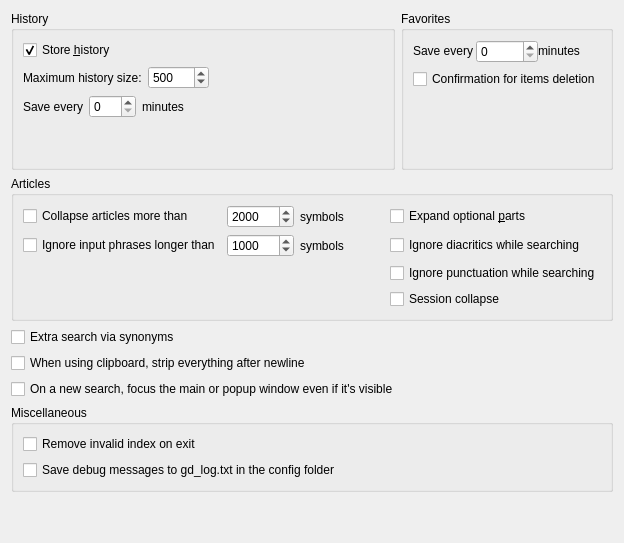
     <widget class="QWidget" name="tab_Advanced">
      <attribute name="icon">
       <iconset resource="../../resources.qrc">
        <normaloff>:/icons/advanced.png</normaloff>:/icons/advanced.png</iconset>
      </attribute>
      <attribute name="title">
       <string>Ad&amp;vanced</string>
      </attribute>
      <layout class="QVBoxLayout" name="verticalLayout_11">
       <item>
        <layout class="QHBoxLayout" name="horizontalLayout_15">
         <item>
          <widget class="QGroupBox" name="historyBox">
           <property name="title">
            <string>History</string>
           </property>
           <layout class="QVBoxLayout" name="verticalLayout_14">
            <item>
             <widget class="QCheckBox" name="storeHistory">
              <property name="toolTip">
               <string>Turn this option on to store history of the translated words</string>
              </property>
              <property name="text">
               <string>Store &amp;history</string>
              </property>
              <property name="checked">
               <bool>true</bool>
              </property>
             </widget>
            </item>
            <item>
             <layout class="QHBoxLayout" name="horizontalLayout_9">
              <property name="topMargin">
               <number>0</number>
              </property>
              <item>
               <widget class="QLabel" name="historySizeLabel">
                <property name="toolTip">
                 <string>Specify the maximum number of entries to keep in history.</string>
                </property>
                <property name="text">
                 <string>Maximum history size:</string>
                </property>
               </widget>
              </item>
              <item>
               <widget class="QSpinBox" name="historyMaxSizeField">
                <property name="accelerated">
                 <bool>true</bool>
                </property>
                <property name="maximum">
                 <number>99999</number>
                </property>
                <property name="value">
                 <number>500</number>
                </property>
               </widget>
              </item>
              <item>
               <spacer name="horizontalSpacer_8">
                <property name="orientation">
                 <enum>Qt::Orientation::Horizontal</enum>
                </property>
                <property name="sizeHint" stdset="0">
                 <size>
                  <width>40</width>
                  <height>20</height>
                 </size>
                </property>
               </spacer>
              </item>
             </layout>
            </item>
            <item>
             <layout class="QHBoxLayout" name="horizontalLayout_10">
              <item>
               <widget class="QLabel" name="label_10">
                <property name="toolTip">
                 <string>History saving interval. If set to 0 history will be saved only during exit.</string>
                </property>
                <property name="statusTip">
                 <string/>
                </property>
                <property name="text">
                 <string>Save every</string>
                </property>
               </widget>
              </item>
              <item>
               <widget class="QSpinBox" name="historySaveIntervalField">
                <property name="statusTip">
                 <string/>
                </property>
                <property name="maximum">
                 <number>120</number>
                </property>
               </widget>
              </item>
              <item>
               <widget class="QLabel" name="label_11">
                <property name="text">
                 <string>minutes</string>
                </property>
               </widget>
              </item>
              <item>
               <spacer name="horizontalSpacer_9">
                <property name="orientation">
                 <enum>Qt::Orientation::Horizontal</enum>
                </property>
                <property name="sizeHint" stdset="0">
                 <size>
                  <width>40</width>
                  <height>20</height>
                 </size>
                </property>
               </spacer>
              </item>
             </layout>
            </item>
            <item>
             <spacer name="verticalSpacer_8">
              <property name="orientation">
               <enum>Qt::Orientation::Vertical</enum>
              </property>
              <property name="sizeHint" stdset="0">
               <size>
                <width>20</width>
                <height>40</height>
               </size>
              </property>
             </spacer>
            </item>
           </layout>
          </widget>
         </item>
         <item>
          <widget class="QGroupBox" name="favoritesBox">
           <property name="title">
            <string>Favorites</string>
           </property>
           <layout class="QVBoxLayout" name="verticalLayout_21">
            <item>
             <layout class="QHBoxLayout" name="horizontalLayout_16">
              <property name="spacing">
               <number>0</number>
              </property>
              <item>
               <widget class="QLabel" name="label_17">
                <property name="sizePolicy">
                 <sizepolicy hsizetype="Minimum" vsizetype="Fixed">
                  <horstretch>0</horstretch>
                  <verstretch>0</verstretch>
                 </sizepolicy>
                </property>
                <property name="toolTip">
                 <string>Favorites saving interval. If set to 0 Favorites will be saved only during exit.</string>
                </property>
                <property name="text">
                 <string>Save every</string>
                </property>
               </widget>
              </item>
              <item>
               <widget class="QSpinBox" name="favoritesSaveIntervalField">
                <property name="maximum">
                 <number>120</number>
                </property>
               </widget>
              </item>
              <item>
               <widget class="QLabel" name="label_18">
                <property name="sizePolicy">
                 <sizepolicy hsizetype="Minimum" vsizetype="Fixed">
                  <horstretch>0</horstretch>
                  <verstretch>0</verstretch>
                 </sizepolicy>
                </property>
                <property name="text">
                 <string>minutes</string>
                </property>
               </widget>
              </item>
             </layout>
            </item>
            <item>
             <widget class="QCheckBox" name="confirmFavoritesDeletion">
              <property name="toolTip">
               <string>Turn this option on to confirm every operation of items deletion</string>
              </property>
              <property name="text">
               <string>Confirmation for items deletion</string>
              </property>
             </widget>
            </item>
            <item>
             <spacer name="verticalSpacer_4">
              <property name="orientation">
               <enum>Qt::Orientation::Vertical</enum>
              </property>
              <property name="sizeHint" stdset="0">
               <size>
                <width>20</width>
                <height>40</height>
               </size>
              </property>
             </spacer>
            </item>
           </layout>
          </widget>
         </item>
        </layout>
       </item>
       <item>
        <widget class="QGroupBox" name="groupBox_6">
         <property name="title">
          <string>Articles</string>
         </property>
         <layout class="QGridLayout" name="gridLayout_3">
          <item row="2" column="4">
           <widget class="QCheckBox" name="ignorePunctuation">
            <property name="text">
             <string>Ignore punctuation while searching</string>
            </property>
           </widget>
          </item>
          <item row="1" column="1">
           <widget class="QSpinBox" name="inputPhraseLengthLimit">
            <property name="toolTip">
             <string>Input phrases longer than this size will be ignored</string>
            </property>
            <property name="maximum">
             <number>9999999</number>
            </property>
            <property name="singleStep">
             <number>10</number>
            </property>
            <property name="value">
             <number>1000</number>
            </property>
           </widget>
          </item>
          <item row="1" column="2">
           <widget class="QLabel" name="label_19">
            <property name="text">
             <string>symbols</string>
            </property>
           </widget>
          </item>
          <item row="0" column="0">
           <widget class="QCheckBox" name="collapseBigArticles">
            <property name="toolTip">
             <string>Select this option to automatic collapse big articles</string>
            </property>
            <property name="text">
             <string>Collapse articles more than</string>
            </property>
           </widget>
          </item>
          <item row="1" column="0">
           <widget class="QCheckBox" name="limitInputPhraseLength">
            <property name="toolTip">
             <string>Turn this option on to ignore unreasonably long input text
from mouse-over, selection, clipboard or command line</string>
            </property>
            <property name="text">
             <string>Ignore input phrases longer than</string>
            </property>
            <property name="checked">
             <bool>false</bool>
            </property>
           </widget>
          </item>
          <item row="1" column="3">
           <spacer name="horizontalSpacer_14">
            <property name="orientation">
             <enum>Qt::Orientation::Horizontal</enum>
            </property>
            <property name="sizeHint" stdset="0">
             <size>
              <width>40</width>
              <height>20</height>
             </size>
            </property>
           </spacer>
          </item>
          <item row="0" column="2">
           <widget class="QLabel" name="label_13">
            <property name="text">
             <string>symbols</string>
            </property>
           </widget>
          </item>
          <item row="0" column="1">
           <widget class="QSpinBox" name="articleSizeLimit">
            <property name="toolTip">
             <string>Articles longer than this size will be collapsed</string>
            </property>
            <property name="maximum">
             <number>100000</number>
            </property>
            <property name="singleStep">
             <number>50</number>
            </property>
            <property name="value">
             <number>2000</number>
            </property>
           </widget>
          </item>
          <item row="0" column="4">
           <widget class="QCheckBox" name="alwaysExpandOptionalParts">
            <property name="toolTip">
             <string>Turn this option on to always expand optional parts of articles</string>
            </property>
            <property name="text">
             <string>Expand optional &amp;parts</string>
            </property>
           </widget>
          </item>
          <item row="1" column="4">
           <widget class="QCheckBox" name="ignoreDiacritics">
            <property name="toolTip">
             <string>Turn this option on to ignore diacritics while searching articles</string>
            </property>
            <property name="text">
             <string>Ignore diacritics while searching</string>
            </property>
           </widget>
          </item>
          <item row="0" column="3">
           <spacer name="horizontalSpacer_11">
            <property name="orientation">
             <enum>Qt::Orientation::Horizontal</enum>
            </property>
            <property name="sizeHint" stdset="0">
             <size>
              <width>40</width>
              <height>20</height>
             </size>
            </property>
           </spacer>
          </item>
          <item row="3" column="4">
           <widget class="QCheckBox" name="sessionCollapse">
            <property name="toolTip">
             <string>During successive searches,if one dictionary is collapsed by manual, it will remain collapsed in the next search</string>
            </property>
            <property name="text">
             <string>Session collapse</string>
            </property>
           </widget>
          </item>
         </layout>
        </widget>
       </item>
       <item>
        <widget class="QCheckBox" name="synonymSearchEnabled">
         <property name="toolTip">
          <string>Turn this option on to enable extra articles search via synonym lists
from Stardict, Babylon and GLS dictionaries</string>
         </property>
         <property name="text">
          <string>Extra search via synonyms</string>
         </property>
        </widget>
       </item>
       <item>
        <widget class="QCheckBox" name="stripClipboard">
         <property name="text">
          <string>When using clipboard, strip everything after newline</string>
         </property>
        </widget>
       </item>
       <item>
        <widget class="QCheckBox" name="raiseWindowOnSearch">
         <property name="text">
          <string>On a new search, focus the main or popup window even if it's visible</string>
         </property>
        </widget>
       </item>
       <item>
        <widget class="QGroupBox" name="groupBox_7">
         <property name="title">
          <string>Miscellaneous</string>
         </property>
         <layout class="QVBoxLayout" name="verticalLayout_20">
          <item>
           <widget class="QCheckBox" name="removeInvalidIndexOnExit">
            <property name="text">
             <string>Remove invalid index on exit</string>
            </property>
           </widget>
          </item>
          <item>
           <widget class="QCheckBox" name="enableApplicationLog">
            <property name="text">
             <string>Save debug messages to gd_log.txt in the config folder</string>
            </property>
           </widget>
          </item>
         </layout>
        </widget>
       </item>
       <item>
        <spacer name="verticalSpacer_17">
         <property name="orientation">
          <enum>Qt::Orientation::Vertical</enum>
         </property>
         <property name="sizeHint" stdset="0">
          <size>
           <width>20</width>
           <height>40</height>
          </size>
         </property>
        </spacer>
       </item>
      </layout>
     </widget>
